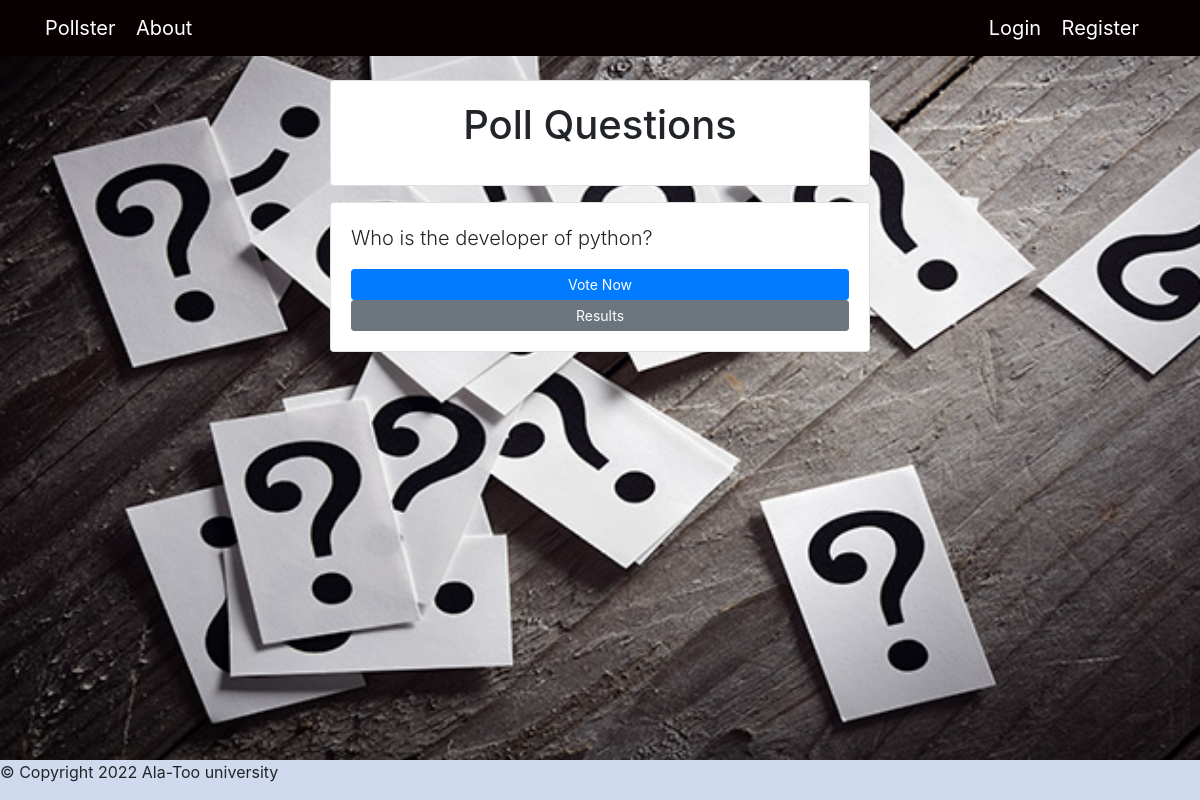
/polls/, run on an earlier commit of the app's database.
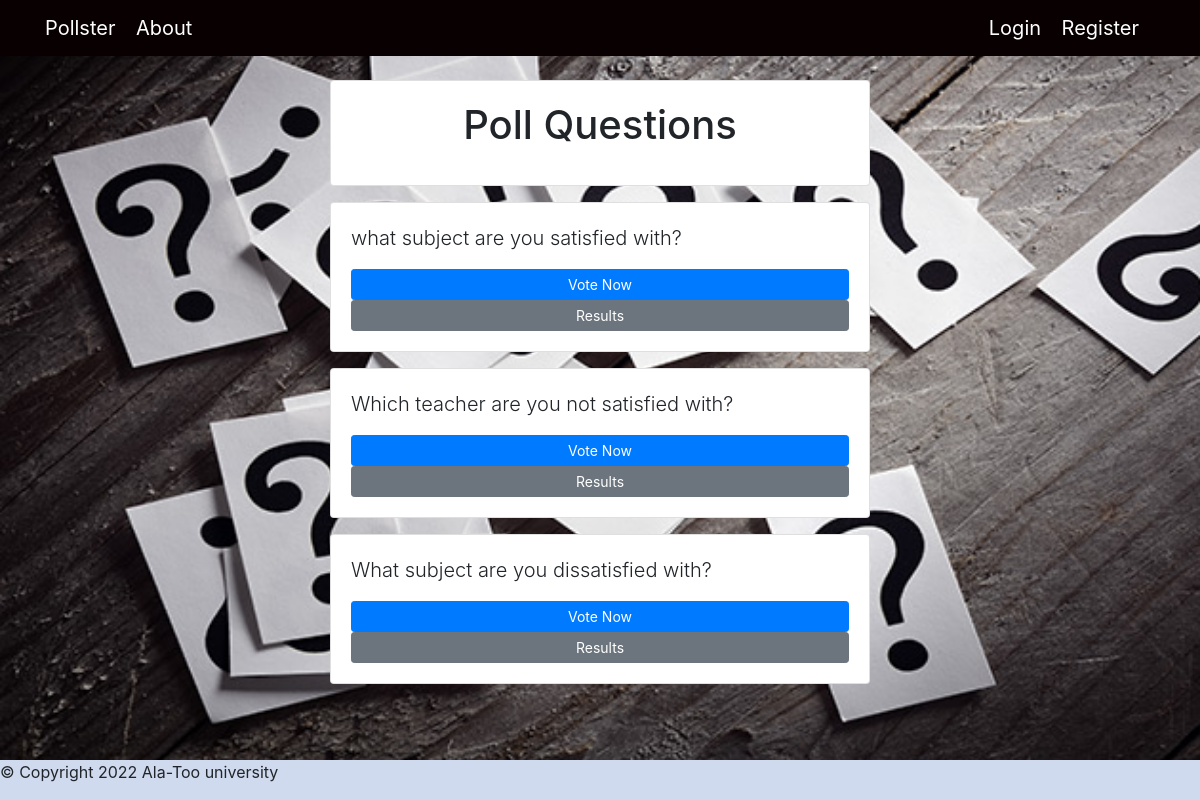
And on a later commit of the database.
### polls/models.py (models this page shows, shortened)
class Question(models.Model):
    question_text = models.CharField(max_length=200)
    pub_date = models.DateTimeField('date published')

### polls/views.py (the view)
# urls.py: path('', views.index, name='index'),
def index(request):
    latest_question_list = Question.objects.order_by('-pub_date')[:5]
    context = {'latest_question_list': latest_question_list}
    return render(request, 'polls/index.html', context)

### templates/polls/index.html (shortened to what this page needs)
{% extends 'base.html' %}
{% block content %}
{% load static %}
<body id='bg2' style="background-image: url('{% static 'background/questions.jpg'  %}');">
  <div class="card-body card mb-3">
      <h1 class="text-center mb-3">Poll Questions</h1>
      </div>
        {% if latest_question_list %}
          {% for question in latest_question_list %}
          <div class="card-body card mb-3">
            <p class="lead">{{ question.question_text }}</p>
            <a href="{% url 'polls:detail' question.id %}" class="btn btn-primary btn-sm">Vote Now</a>
            <a href="{% url 'polls:results' question.id %}" class="btn btn-secondary btn-sm">Results</a>
          </div>
    {% endfor %}
  {% else %}
    <p>No polls available</p>
  {% endif %}
</body>
{% endblock %}

### templates/base.html (shortened to what this page needs)
<!DOCTYPE html>
<html lang="en">
  <head>
    <link rel="stylesheet" href="https://maxcdn.bootstrapcdn.com/bootstrap/4.5.2/css/bootstrap.min.css">
    <link
      rel="stylesheet"
      href="https://stackpath.bootstrapcdn.com/bootstrap/4.3.1/css/bootstrap.min.css"
    />
  </head>
  <body>
    {% include 'partials/_navbar.html' %}
    <div class="container">
      <div class="row">
        <div class="col-md-6 m-auto">
          {% block content %}{% endblock %}
        </div>
      </div>
    </div>
  </body>
  <div class="footer">&copy; Copyright 2022 Ala-Too university
  </div>
</html>

### templates/partials/_navbar.html
<nav class="navbar navbar-dark mb-4" style="background-color: #090101; ">
	<div class="container">
		<span>
			<a class="navbar-brand" href="/">Pollster</a>
			<a class="navbar-brand" href="/about">About</a>
		</span>
		<span>
			{% if user.is_authenticated %}
				<a class="navbar-brand" href="/profile">Profile</a>
				<a class="navbar-brand" href="/logout">Logout</a>
			{% else %}
				<a class="navbar-brand" href="/login">Login</a>
				<a class="navbar-brand" href="/register">Register</a>
			{% endif %}
		</span>
	</div>
</nav>

### templates/base.html (style rules this page uses)
.footer { position:fixed; bottom:0; left:0; width:100%; height: 40px; background-color: #D0DAEE; }

### templates/polls/index.html (style rules this page uses)
#bg2 { background-repeat: no-repeat; background-attachment: fixed; background-size: cover; }

What changed in the data, as far as the page shows it:
removed Question: question_text "Who is the developer of python?"
added Question: question_text "what subject are you satisfied with?"
added Question: question_text "Which teacher are you not satisfied with?"
added Question: question_text "What subject are you dissatisfied with?"
